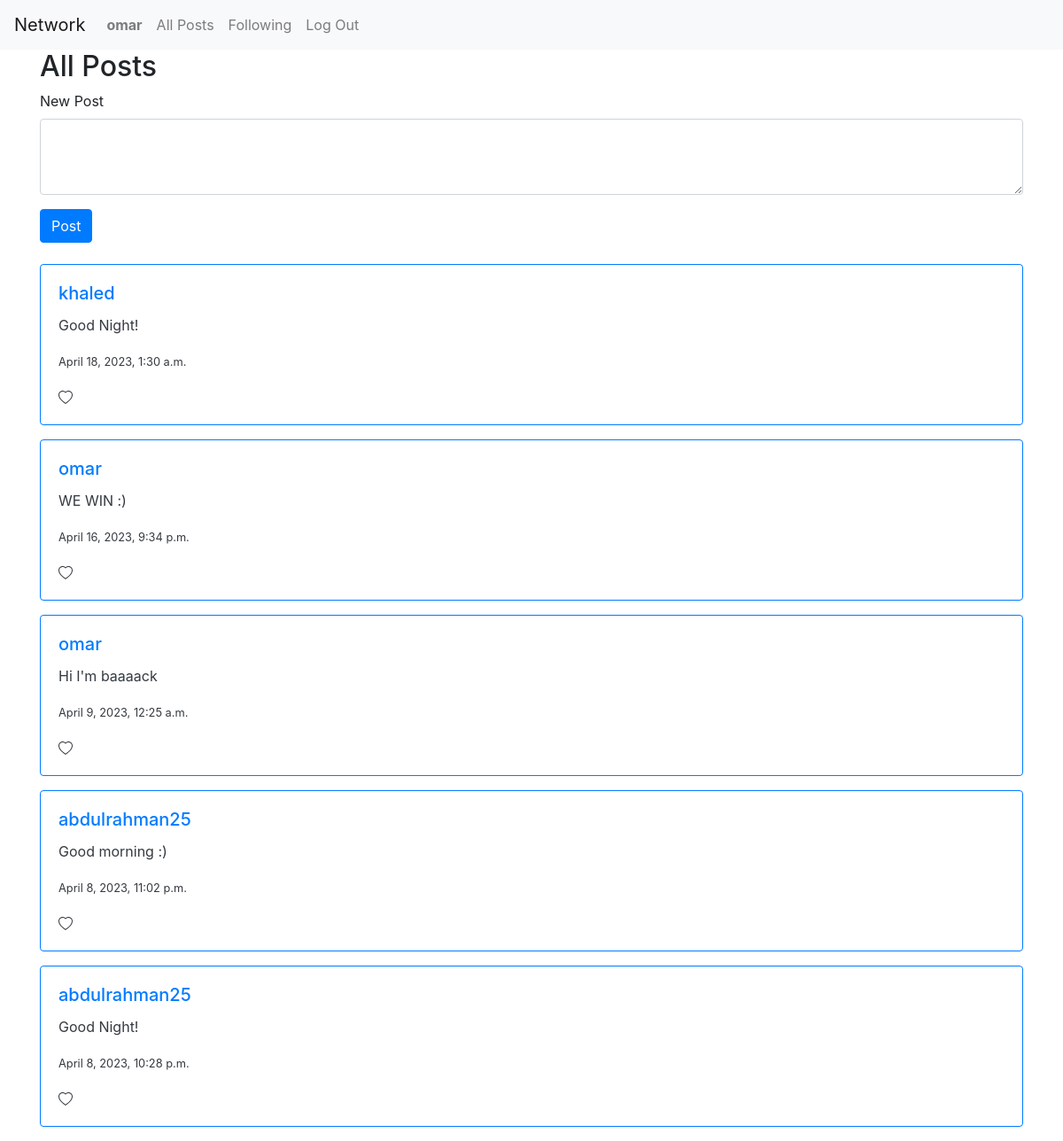
Screenshot of / (signed in) with the database file from the repository.
### network/models.py (models this page shows, shortened)
class User(AbstractUser):
    pass

class newPost(models.Model):
    text = models.TextField(null=True)
    date = models.DateTimeField(auto_now_add=True, null=True)
    user = models.ForeignKey(User, related_name="user_post", on_delete=models.CASCADE, null=True)

### network/views.py (the view)
# urls.py: path("", views.index, name="index"),
def index(request):
    all_posts = newPost.objects.all().order_by('-date')
    return render(request, "network/index.html",{
        "posts": all_posts,
    })

### network/templates/network/index.html (shortened to what this page needs)
{% extends "network/layout.html" %}
{% load static %}
{% block body %}
<div class="container">
    <h2>All Posts</h2>
</div>
{% if user.is_authenticated %}
    <div class="container">
        <form action="{% url 'sharePost' %}" method="post">
            <div class="mb-3">
                <label class="form-label">New Post</label>
                <textarea class="form-control" id="" rows="3" name="post"></textarea>
            </div>
            <input type="submit" class="btn btn-primary" value="Post" id=""/>
        </form>
    </div><br>
{% endif %}
<div class="container">
    {% for post in posts %}
    <div class="card border-primary mb-3" style="max-width: 100%;">
        <div class="card-body text-dark">
          <h5 class="card-title"><a href="{% url 'profile' id=post.user.id%}"> {{ post.user }}</a></h5>
          <p class="card-text">{{ post.text }}</p>
          <p class="card-text"><small class="text-body-secondary ">{{ post.date }}</small></p>
        </div>
    </div>
    {% endfor %}
</div>
{% endblock %}

### network/templates/network/layout.html (shortened to what this page needs)
{% load static %}
<!DOCTYPE html>
<html lang="en">
    <head>
        <link rel="stylesheet" href="https://stackpath.bootstrapcdn.com/bootstrap/4.4.1/css/bootstrap.min.css">
        <link href="{% static 'network/styles.css' %}" rel="stylesheet">
    </head>
    <body>
        <nav class="navbar navbar-expand-lg navbar-light bg-light">
            <a class="navbar-brand" href="#">Network</a>
            <div>
              <ul class="navbar-nav mr-auto">
                {% if user.is_authenticated %}
                    <li class="nav-item">
                        <a class="nav-link" href="{% url 'profile'  id=user.id%}"><strong>{{ user.username }}</strong></a>
                    </li>
                {% endif %}
                <li class="nav-item">
                  <a class="nav-link" href="{% url 'index' %}">All Posts</a>
                </li>
                {% if user.is_authenticated %}
                    <li class="nav-item">
                        <a class="nav-link" href="#">Following</a>
                    </li>
                    <li class="nav-item">
                        <a class="nav-link" href="{% url 'logout' %}">Log Out</a>
                    </li>
                {% endif %}
              </ul>
            </div>
          </nav>
        <div class="body">
            {% block body %}
            {% endblock %}
        </div>
    </body>
</html>

### rows the page displays
User: username "omar"
newPost: user "khaled", text "Good Night!", date "April 18, 2023, 1:30 a.m."
newPost: user "omar", text "WE WIN :)", date "April 16, 2023, 9:34 p.m."
newPost: user "omar", text "Hi I'm baaaack", date "April 9, 2023, 12:25 a.m."
newPost: user "abdulrahman25", text "Good morning :)", date "April 8, 2023, 11:02 p.m."
newPost: user "abdulrahman25", text "Good Night!", date "April 8, 2023, 10:28 p.m."
